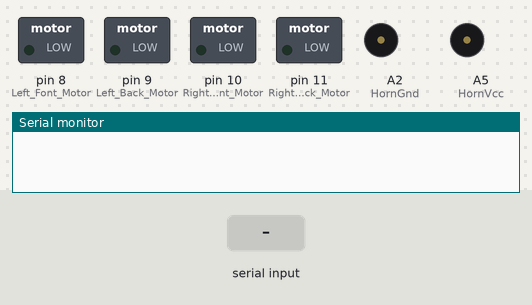
Bench run of a sketch on a simulated Arduino Uno, built with avr-gcc and run on an emulated ATmega328P. Parts: switched loads named in the sketch (green lamp = pin HIGH), buzzer (waves = sounding, pin HIGH), the last lines printed to the serial monitor. The inputs (shaded band) are chosen by the test bench.

Above: at 1.2 s.
1.3 s: "V" received over Serial
At 1.5 s:
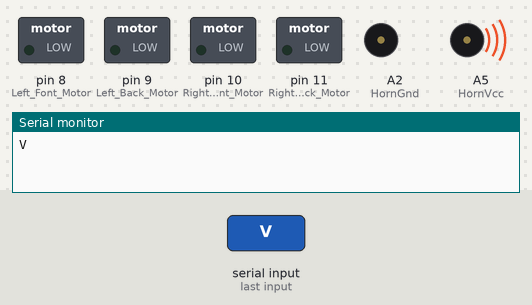
4.3 s: "F" received over Serial
At 5.2 s:
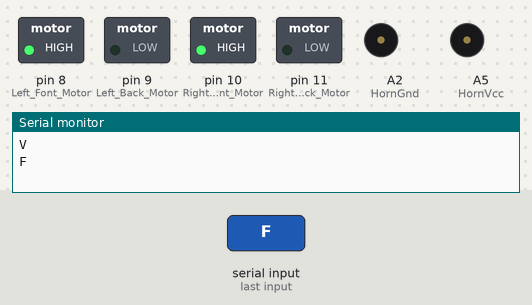
5.8 s: "B" received over Serial
At 6.3 s:
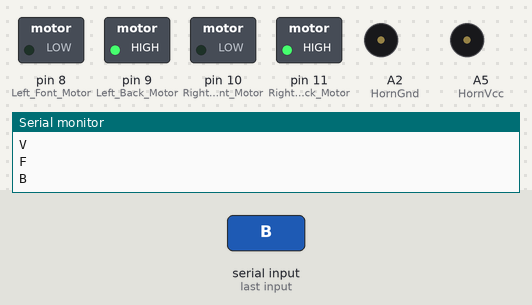
7.3 s: "L" received over Serial
At 8.5 s:
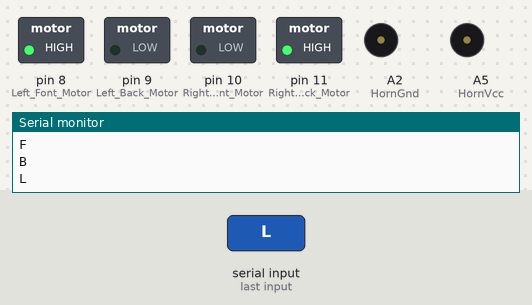
8.8 s: "R" received over Serial
At 9.8 s:
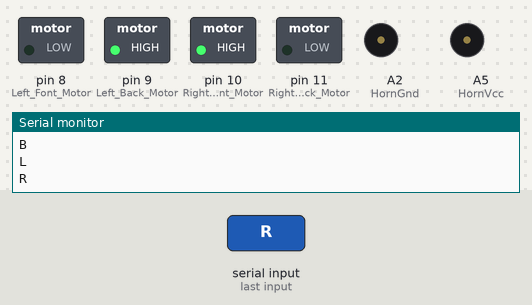
10.3 s: "V" received over Serial
At 10.5 s:
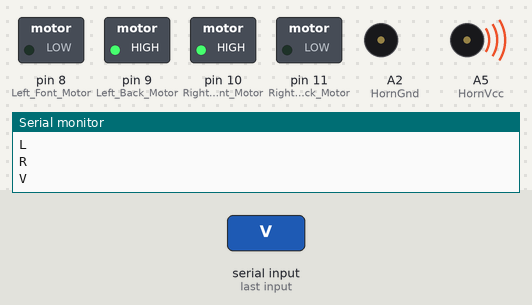
Timing chart, 0 to 13.3 s (numbered marks = the images above; inputs shaded):
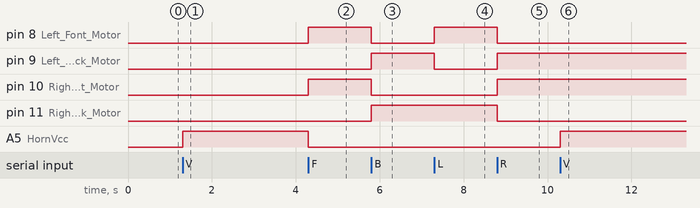

The sketch:

BT-CAR-Main.ino
```cpp
const int Left_Font_Motor = 8;
const int Left_Back_Motor = 9;
const int Right_Font_Motor = 10;
const int Right_Back_Motor = 11;
const int HornVcc = A5;
const int HornGnd = A2;
char Incoming_value = 0;

void setup(){
  Serial.begin(9600);
  pinMode(Left_Font_Motor, OUTPUT);
  pinMode(Left_Back_Motor, OUTPUT);
  pinMode(Right_Font_Motor, OUTPUT);
  pinMode(Right_Back_Motor, OUTPUT);
  pinMode(HornVcc, OUTPUT);
  pinMode(HornGnd, OUTPUT);
}

void loop(){

  if (Serial.available() > 0){ // Serial commanication stablish cheeking
    Incoming_value = Serial.read();
    Serial.println(Incoming_value);
  }

  //STOP THE CAR
  if (Incoming_value == 'S'){
    digitalWrite(Left_Font_Motor,   0);
    digitalWrite(Left_Back_Motor, 0);
    digitalWrite(Right_Font_Motor,   0);
    digitalWrite(Right_Back_Motor, 0);
  }


  // Forward The Car
  if (Incoming_value == 'F'){
  digitalWrite(Left_Font_Motor,   1);
  digitalWrite(Left_Back_Motor, 0);
  digitalWrite(Right_Font_Motor,   1);
  digitalWrite(Right_Back_Motor, 0);
  }

  // Backwar Ther Car
  if (Incoming_value == 'B'){
  digitalWrite(Left_Font_Motor,   0);
  digitalWrite(Left_Back_Motor, 1);
  digitalWrite(Right_Font_Motor,   0);
  digitalWrite(Right_Back_Motor, 1);
  }


  // Left Ther Car
  if (Incoming_value == 'L'){
  digitalWrite(Left_Font_Motor,   1);
  digitalWrite(Left_Back_Motor, 0);
  digitalWrite(Right_Font_Motor,   0);
  digitalWrite(Right_Back_Motor, 1);
  }


  // Right Ther Car
  if (Incoming_value == 'R'){
  digitalWrite(Left_Font_Motor,   0);
  digitalWrite(Left_Back_Motor, 1);
  digitalWrite(Right_Font_Motor,   1);
  digitalWrite(Right_Back_Motor, 0);
  }

  // Horn
  if (Incoming_value == 'V'){
  digitalWrite(HornVcc,   1);
  digitalWrite(HornGnd, 0);
  delay(200);
  digitalWrite(HornVcc,   0);
  digitalWrite(HornVcc, 0);
  }

}
```

Measured:
- after the input at 1.3 s, A5 (HornVcc): LOW → HIGH at once
- after the input at 4.3 s, pin 8 (Left_Font_Motor), pin 10 (Right_Font_Motor): LOW → HIGH at once; A5 (HornVcc): HIGH → LOW at once
- after the input at 5.8 s, pin 8 (Left_Font_Motor), pin 10 (Right_Font_Motor): HIGH → LOW at once; pin 9 (Left_Back_Motor), pin 11 (Right_Back_Motor): LOW → HIGH at once
- after the input at 7.3 s, pin 8 (Left_Font_Motor): LOW → HIGH at once; pin 9 (Left_Back_Motor): HIGH → LOW at once
- after the input at 8.8 s, pin 8 (Left_Font_Motor), pin 11 (Right_Back_Motor): HIGH → LOW at once; pin 9 (Left_Back_Motor), pin 10 (Right_Font_Motor): LOW → HIGH at once
- after the input at 10.3 s, A5 (HornVcc): LOW → HIGH at once
